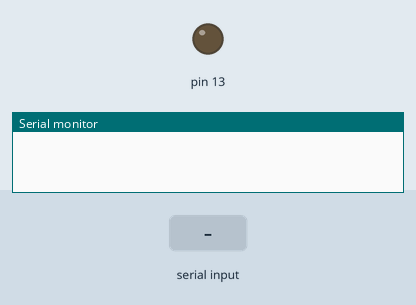
Simulated run of this sketch. Board: Arduino Uno, built with avr-gcc and run on an emulated ATmega328P. On the bench: output pins drawn as LEDs (lit = HIGH), the last lines printed to the serial monitor. Inputs (shaded band) come from the test bench.

Above: at 1.2 s.
1.3 s: "led_on\n" received over Serial
At 1.6 s:
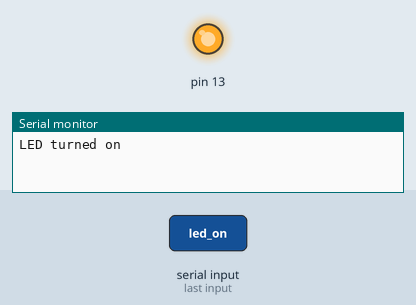
2.8 s: "led_off\n" received over Serial
At 3.9 s:
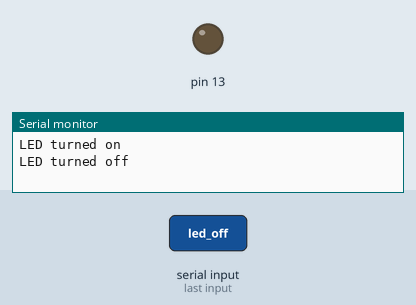
Timing chart, 0 to 5.8 s (numbered marks = the images above; inputs shaded):
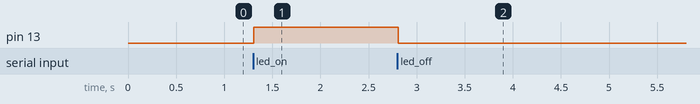

The sketch:

laboratory_1_1.ino
```cpp
#include <stdio.h>
#include "led_control.h"
#include "printf_init.h"

char command[20];

void setup() {
    pinMode(13, OUTPUT);
    Serial.begin(9600);
    printf_init();
}

void loop() {
    if (Serial.available() > 0) {
        scanf("%19s", command); // Read up to 19 characters to prevent buffer overflow

        if (strcmp(command, "led_on") == 0) {
            turnOnLED();
        } else if (strcmp(command, "led_off") == 0) {
            turnOffLED();
        } else {
            printf("Invalid command. Use 'led_on' or 'led_off'\n");
        }
    }
}
```

led_control.cpp
```cpp
#include <Arduino.h>
#include <stdio.h>
#include "led_control.h"

void turnOnLED() {
    digitalWrite(13, HIGH);
    printf("LED turned on\n");
}

void turnOffLED() {
    digitalWrite(13, LOW);
    printf("LED turned off\n");
}
```

led_control.h
```cpp
#ifndef LED_CONTROL_H
#define LED_CONTROL_H

void turnOnLED();
void turnOffLED();

#endif
```

printf_init.cpp
```cpp
#include <Arduino.h>

// Redirect printf to Serial
int serial_putchar(char c, FILE* f) {
    if (c == '\n') Serial.write('\r');
    return Serial.write(c);
}

// Redirect scanf to Serial
int serial_getchar(FILE* f) {
    while (!Serial.available());
    return Serial.read();
}

void printf_init() {
    fdevopen(&serial_putchar, &serial_getchar);
}
```

printf_init.h
```cpp
#ifndef PRINTF_INIT_H
#define PRINTF_INIT_H

void printf_init();

#endif
```

Measured:
- after the input at 1.3 s, pin 13: LOW → HIGH at once
- after the input at 2.8 s, pin 13: HIGH → LOW at once
